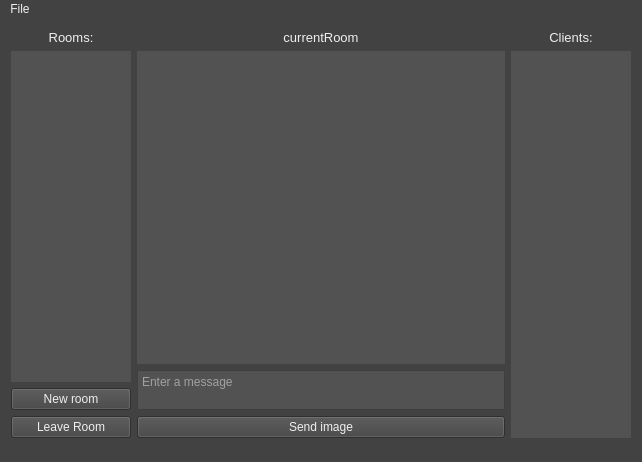
<?xml version="1.0" encoding="UTF-8"?>
<ui version="4.0">
 <class>MainWindow</class>
 <widget class="QMainWindow" name="MainWindow">
  <property name="geometry">
   <rect>
    <x>0</x>
    <y>0</y>
    <width>642</width>
    <height>462</height>
   </rect>
  </property>
  <property name="windowTitle">
   <string>MainWindow</string>
  </property>
  <property name="styleSheet">
   <string notr="true">background-color:rgb(66,66,66);
color: rgb(239,239,239);</string>
  </property>
  <widget class="QWidget" name="centralWidget">
   <layout class="QVBoxLayout" name="verticalLayout">
    <property name="bottomMargin">
     <number>2</number>
    </property>
    <item>
     <layout class="QHBoxLayout" name="horizontalLayout">
      <item>
       <layout class="QVBoxLayout" name="verticalLayout_2">
        <item>
         <widget class="QLabel" name="label_Rooms">
          <property name="font">
           <font>
            <pointsize>10</pointsize>
           </font>
          </property>
          <property name="text">
           <string>Rooms:</string>
          </property>
          <property name="alignment">
           <set>Qt::AlignCenter</set>
          </property>
         </widget>
        </item>
        <item>
         <widget class="QListWidget" name="list_Rooms">
          <property name="sizePolicy">
           <sizepolicy hsizetype="Fixed" vsizetype="Expanding">
            <horstretch>0</horstretch>
            <verstretch>0</verstretch>
           </sizepolicy>
          </property>
          <property name="maximumSize">
           <size>
            <width>120</width>
            <height>16777215</height>
           </size>
          </property>
          <property name="styleSheet">
           <string notr="true">background-color:rgb(82,82,82);
color: rgb(239,239,239);
border: none;</string>
          </property>
         </widget>
        </item>
        <item>
         <widget class="QPushButton" name="button_newRoom">
          <property name="text">
           <string>New room</string>
          </property>
         </widget>
        </item>
        <item>
         <widget class="QPushButton" name="button_LeaveRoom">
          <property name="text">
           <string>Leave Room</string>
          </property>
         </widget>
        </item>
       </layout>
      </item>
      <item>
       <layout class="QVBoxLayout" name="verticalLayout_4">
        <item>
         <widget class="QLabel" name="label_CurrentRoom">
          <property name="font">
           <font>
            <pointsize>10</pointsize>
           </font>
          </property>
          <property name="text">
           <string>currentRoom</string>
          </property>
          <property name="alignment">
           <set>Qt::AlignCenter</set>
          </property>
         </widget>
        </item>
        <item>
         <widget class="QTextEdit" name="textEdit_Chat">
          <property name="styleSheet">
           <string notr="true">background-color:rgb(82,82,82);
color: rgb(239,239,239);
border: none;</string>
          </property>
          <property name="readOnly">
           <bool>true</bool>
          </property>
         </widget>
        </item>
        <item>
         <widget class="QPlainTextEdit" name="textEdit_Input">
          <property name="sizePolicy">
           <sizepolicy hsizetype="Minimum" vsizetype="Fixed">
            <horstretch>0</horstretch>
            <verstretch>0</verstretch>
           </sizepolicy>
          </property>
          <property name="minimumSize">
           <size>
            <width>0</width>
            <height>0</height>
           </size>
          </property>
          <property name="maximumSize">
           <size>
            <width>16777215</width>
            <height>40</height>
           </size>
          </property>
          <property name="styleSheet">
           <string notr="true">background-color:rgb(82,82,82);
color: rgb(239,239,239);
border-color:rgb(85,85,85);</string>
          </property>
          <property name="placeholderText">
           <string>Enter a message</string>
          </property>
         </widget>
        </item>
        <item>
         <widget class="QPushButton" name="button_sendImage">
          <property name="text">
           <string>Send image</string>
          </property>
         </widget>
        </item>
       </layout>
      </item>
      <item>
       <layout class="QVBoxLayout" name="verticalLayout_3">
        <item>
         <widget class="QLabel" name="label_Clients">
          <property name="font">
           <font>
            <pointsize>10</pointsize>
           </font>
          </property>
          <property name="styleSheet">
           <string notr="true">color: rgb(239,239,239);</string>
          </property>
          <property name="text">
           <string>Clients:</string>
          </property>
          <property name="alignment">
           <set>Qt::AlignCenter</set>
          </property>
         </widget>
        </item>
        <item>
         <widget class="QListWidget" name="list_Clients">
          <property name="sizePolicy">
           <sizepolicy hsizetype="Fixed" vsizetype="Expanding">
            <horstretch>0</horstretch>
            <verstretch>0</verstretch>
           </sizepolicy>
          </property>
          <property name="minimumSize">
           <size>
            <width>0</width>
            <height>100</height>
           </size>
          </property>
          <property name="maximumSize">
           <size>
            <width>120</width>
            <height>16777215</height>
           </size>
          </property>
          <property name="font">
           <font>
            <pointsize>10</pointsize>
           </font>
          </property>
          <property name="styleSheet">
           <string notr="true">background-color:rgb(82,82,82);
color: rgb(239,239,239);
border: none;</string>
          </property>
         </widget>
        </item>
       </layout>
      </item>
     </layout>
    </item>
   </layout>
  </widget>
  <widget class="QMenuBar" name="menuBar">
   <property name="geometry">
    <rect>
     <x>0</x>
     <y>0</y>
     <width>642</width>
     <height>20</height>
    </rect>
   </property>
   <widget class="QMenu" name="menuFile">
    <property name="styleSheet">
     <string notr="true">background-color:rgb(82,82,82);
color: rgb(239,239,239);
border: none;</string>
    </property>
    <property name="title">
     <string>File</string>
    </property>
    <addaction name="actionDisconnect"/>
   </widget>
   <addaction name="menuFile"/>
  </widget>
  <widget class="QStatusBar" name="statusBar"/>
  <action name="actionDisconnect">
   <property name="text">
    <string>Disconnect</string>
   </property>
  </action>
 </widget>
 <layoutdefault spacing="6" margin="11"/>
 <resources/>
 <connections/>
</ui>
